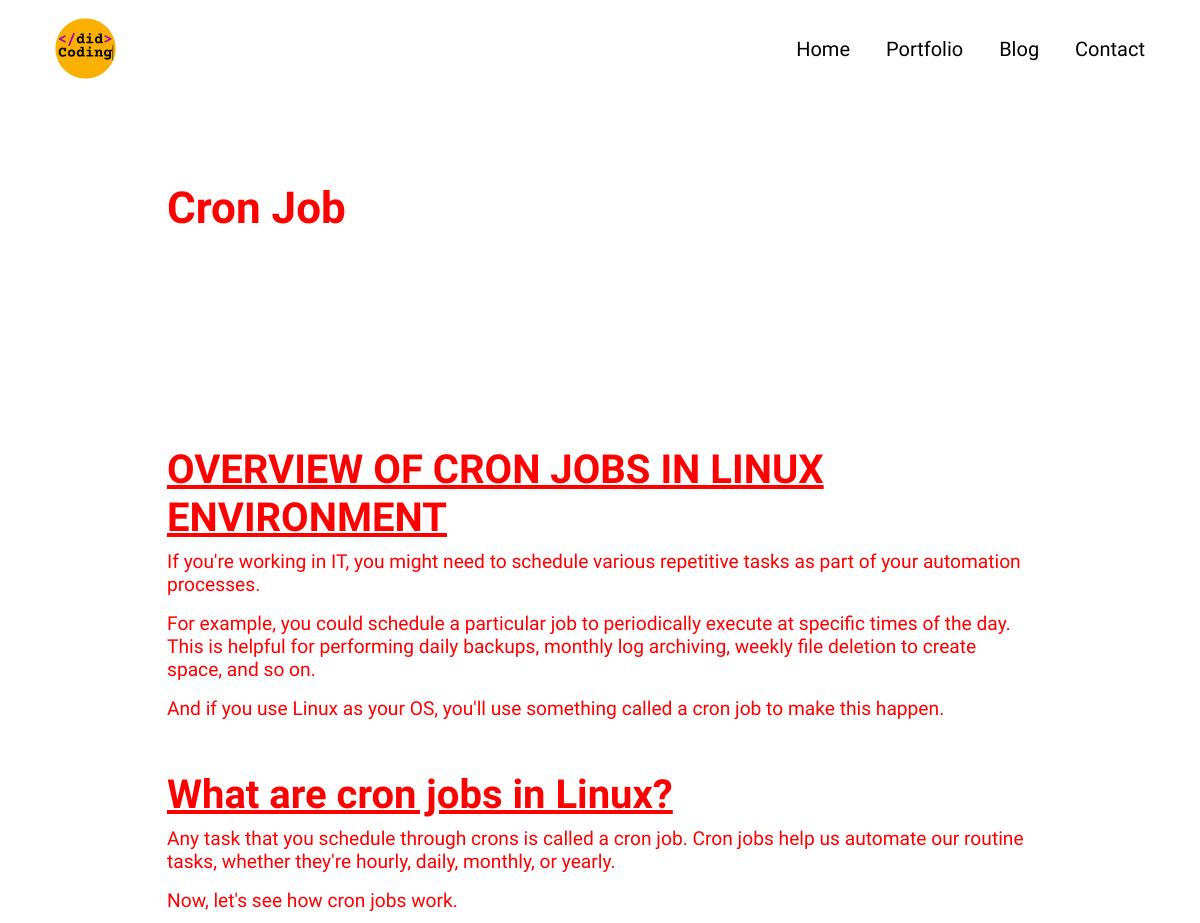
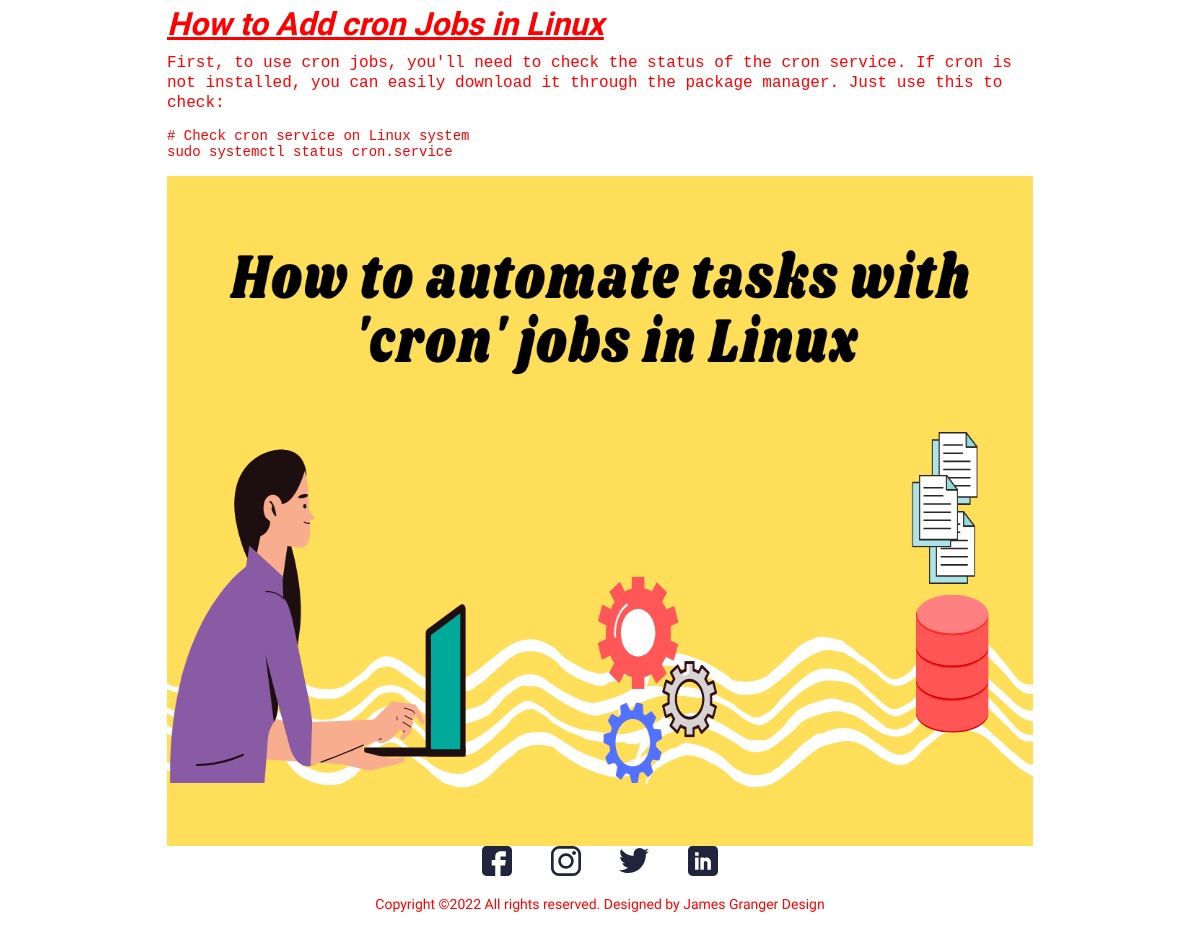
The page /portfolio/cron-job on the database its author committed (2 pictures, top to bottom).
### main/models.py (models this page shows, shortened)
class Portfolio(models.Model):
    class Meta:
        verbose_name_plural = 'Portfolio Profiles'
        verbose_name = 'Portfolio'
        ordering = ["name"]
    date = models.DateTimeField(blank=True, null=True)
    name = models.CharField(max_length=200, blank=True, null=True)
    description = models.CharField(max_length=500, blank=True, null=True)
    body = RichTextField(blank=True, null=True)
    image = models.ImageField(blank=True, null=True, upload_to="portfolio")
    slug = models.SlugField(null=True, blank=True)
    is_active = models.BooleanField(default=True)

### main/views.py (the view)
# urls.py: path('portfolio/<slug:slug>', views.PortfolioDetailView.as_view(), name="portfolio"),
class PortfolioDetailView(generic.DetailView):
	model = Portfolio
	template_name = "main/portfolio-detail.html"

### core/context_processors.py (called while the page is built)
def project_context(request):
	context = {
		'me': User.objects.first(),
	}
	return context

### main/templates/main/portfolio-detail.html (shortened to what this page needs)
{% extends 'main/base.html' %}
{% load static %}
{% block content %}
<section>
  <div class="innerPageBannerCol">
    <div class="container">
      <div class="row g-4 g-md-3  align-items-center">
        <div class="col-md-6">
          <div class="bannerContent">
            <h1 class="xlTitle pb-md-3">{{object.name}}</h1>
          </div>
        </div>
      </div>
    </div>
  </div>
</section>
<section>
  <div class="sectionSpaceSm">
    <div class="container">
      {{object.body|safe}}
    </div>
  </div>
</section>
{%endblock%}

### static/css/style.css (style rules this page uses)
:root { --primaryColor: #9C07B6; --primaryDarkColor: #3D0048; --primaryHoverColor: #900AA8; --secondaryColor: #F9B000; --baseColor: red; --baseFont: 'Heebo', sans-serif; --titleFont: 'Courier Prime', monospace; --regular: 400; --medium: 500; --bold: 700; --black: 900; --lightBg: yellow; --main-bg-color: coral; }
html { scroll-behavior: smooth; }
body { font-family: var(--baseFont); color: var(--baseColor); line-height: normal; }
img { max-width: 100%; }
.xlTitle { font-size: 44px; line-height: 1.3; font-weight: var(--bold); font-family: var(--titleFont) }
.sectionSpaceSm { padding: 35px 0; }
.innerPageBannerCol { padding: 180px 0 150px; }
@media (min-width:992px) { .container, .container-lg, .container-md, .container-sm, .container-xl, .container-xxl { max-width: 890px; } }

### rows shown on the page
Portfolio: name "Cron Job", body "OVERVIEW OF CRON JOBS IN LINUX ENVIRONMENT If you're working in IT, you might need to schedule various repetitive tasks as part of your automation processes. For example, you could schedule a particular job to periodically execute at specific times of the day. This is helpful for performing daily backups, monthly log archiving, weekly file deletion to create space, and so on. And if you use Linux as your OS, you'll use something called a cron job to make this happen. What are cron jobs in Linux? Any task that you schedule through crons is called a cron job. Cron jobs help us automate our routine tasks, whether they're hourly, daily, monthly, or yearly. Now, let's see how cron jobs work. How…", body (picture)
